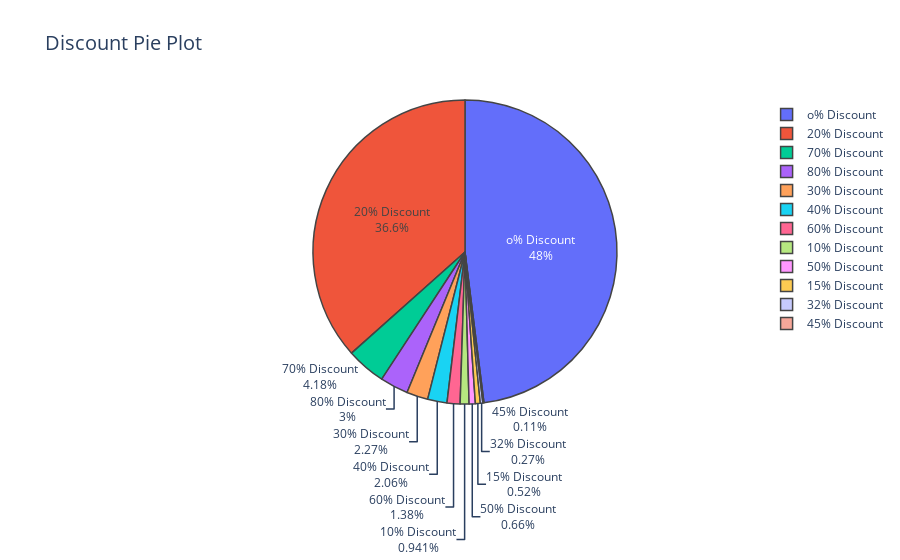

This figure's notebook cell:
### Markdown cell above
Discount Analysis

### Code cell
labels = ['o% Discount','20% Discount','70% Discount','80% Discount','30% Discount','40% Discount',
          '60% Discount','10% Discount','50% Discount','15% Discount','32% Discount','45% Discount']

trace_pie = go.Pie(labels=labels,
                   values=df_notime['Discount'].value_counts(),
                   textinfo='label+percent',hoverinfo='label+percent',
                   marker=dict(line=dict(width=1.5)),)

layout = go.Layout(title='Discount Pie Plot' ,titlefont=dict(size=20))

iplot(dict(data=trace_pie,layout=layout))

### Figure 1 — Plotly figure (JSON) as saved in the notebook; plotly's stock layout.template omitted (floating-point values rounded to 4 significant figures)
{"data": [{"hoverinfo": "label+percent", "labels": ["o% Discount", "20% Discount", "70% Discount", "80% Discount", "30% Discount", "40% Discount", "60% Discount", "10% Discount", "50% Discount", "15% Discount", "32% Discount", "45% Discount"], "marker": {"line": {"width": 1.5}}, "textinfo": "label+percent", "type": "pie", "values": [4798, 3657, 418, 300, 227, 206, 138, 94, 66, 52, 27, 11]}], "layout": {"title": {"font": {"size": 20}, "text": "Discount Pie Plot"}}}
